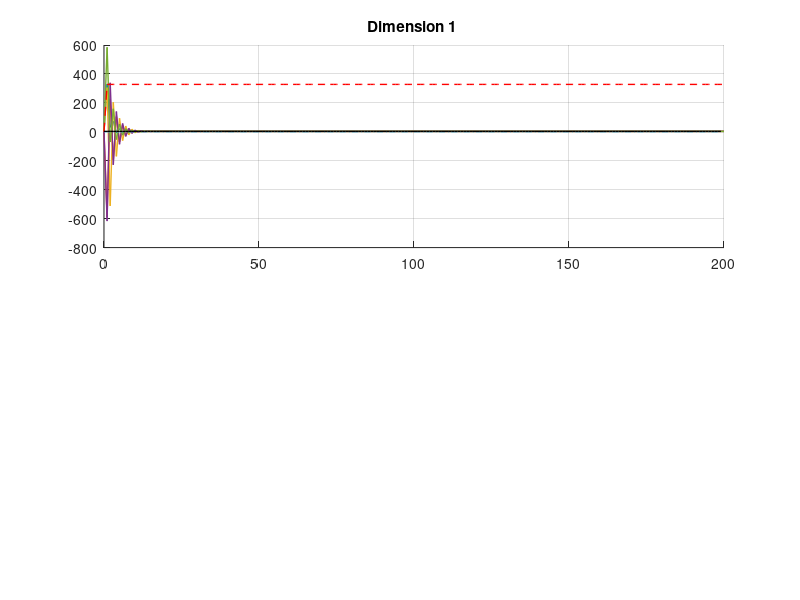

MATLAB code for this plot: (Note: this script raises an error after producing the figure.)
clear; close all;

% 维度2 的实验our
%% 参数
n = 5;          % 智能体数量
d = 2;          % 状态维度
T_total = 200;   % 总仿真步数
rng(7);         % 固定随机种子
T = 1;          % 扰动时间


% 监听参数设置
e = 0.9;                % 监听系数
listen_agent = 1;        % 监听目标

load('A.mat');
load('adj.mat');

% %% 生成连通无向图（环形拓扑）
% adj = circshift(eye(n),1) + circshift(eye(n),-1);
% adj = double(adj > 0);
% 
% % 生成双随机矩阵权重
% alpha = zeros(n,n);
% adj_degrees = sum(adj,2);
% for i = 1:n
%     neighbors = find(adj(i,:));
%     alpha(i,neighbors) = 1./adj_degrees(i);
% end
% % Sinkhorn平衡
% for iter = 1:100
%     alpha = alpha ./ sum(alpha,2); 
%     alpha = alpha ./ sum(alpha,1); 
% end
% % 转换为矩阵权重
% A = cell(n,n);
% for i = 1:n
%     for j = 1:n
%         A{i,j} = alpha(i,j)*eye(d);
%     end
% end

% Tij_matrix = randi([3,5],n,n); % 各边扰动时间
% T = max(Tij_matrix(:));        % 最大扰动时间步

%% 初始化状态
% x_ave = repmat([3,3], n, 1);   % 目标平均值
x = zeros(n,d,T_total);      % 状态存储
x(:,:,1) = [1,2; 2,4; 4,3; 3,2; 5,4]; % 初始状态

x_ave = mean(x(:,:,1));

z = zeros(d, T_total); % 监听变量初始化
noise = zeros(n, n, d, T);
z(:,1) = x(1,:,1) - rand; % 初始

%load('noise1.mat');
%load('noise_fix1.mat');

%% 主循环
tic;
for t = 1:T_total
    % -----当前时刻  exchange information
    S = cell(n,n);
    for i = 1:n
        neighbors = find(adj(i,:));
        for j = neighbors
            if t <= T
                % noise(i,j,:,t) = 2000*(rand(1,d)-0.5); % 噪声
                load('noise11.mat');
                S{i,j} = x(i,:,t) + noise(i,j);   % 扰动 i-->j
            else
                S{i,j} = x(i,:,t);           % 无噪声信息
            end
        end
    end
    
    % --------- 状态更新
    x_new = x(:,:,t);
    for i = 1:n
        delta = zeros(1,d);     %储存每次迭代
        neighbors = find(adj(i,:));
        for j = neighbors
            % 使用 邻居 通信信息
            s_ij = S{j,i};  % sij： i收到的邻居j的信息
            s_ji = S{i,j};  %i -->j
            
            delta = delta + (A{i,j} * (s_ij - s_ji)')';
        end
        x_new(i,:) = x_new(i,:) + e*delta; % t 时刻 的
    end
        x(:,:,t+1) = x_new;
    
        % --------- 监听计算

        sum_z = zeros(d,1);
        neighbors = find(adj(listen_agent,:)); % 获取监听目标的邻居
        for j = neighbors 
           % 矩阵权重 A{listen_agent,j}是d×d矩阵
           % ∑ A_1j(x_j^+[k] - x1^+[k])
            term = (A{listen_agent, j}) * (x(j,:,t) - x(listen_agent,:,t))';
            sum_z = sum_z + term;
        
        end
        
        % 监听更新公式
        z(:,t+1) = z(:,t) + x(listen_agent,:,t+1)' - x(listen_agent,:,t)' - e * sum_z;
     
end
liserror = x(1,:,200)-z(:,200);
disp('listen error:');
disp(liserror);
averror = x(1,:,200)-x_ave;
disp('average error:');
disp(averror);

toc;
%% 可视化
figure;

% ========== 维度1对比 ==========
subplot(2,1,1); 
hold on; grid on;
colors = lines(n); % 生成n种颜色的矩阵
for i = 1:n
    dim1 = squeeze(x(i,1,:)); % 提取第i个智能体的维度1
    plot(0:T_total, dim1, 'LineWidth', 1, 'Color', colors(i,:));
end


%yline(3, 'k--', 'LineWidth', 1); % 标注目标值3


% 绘制维度1监听值
 plot(0:T_total, z(1,:), 'r--', 'LineWidth', 1,...
    'DisplayName','Z');

 % 1节点1维初始值
plot(0:T_total-1, x(1,1,1)*ones(1,T_total),'-.','LineWidth',1);
% 标注理论平均值
plot(0:T_total-1,x_ave(1,1)*ones(1,T_total), 'k-', 'LineWidth', 1,...
    'DisplayName','Average Value');

title('Dimension 1 ');
ylabel('$x_{i1}(t)$',Interpreter='latex');
xlabel('t');

% ========== 维度2对比 ========== 
subplot(2,1,2);
hold on; grid on;
colors = lines(n); % 生成n种颜色的矩阵
for i = 1:n
    dim1 = squeeze(x(i,2,:)); % 提取第i个智能体的维度1
    plot(0:T_total, dim1, 'LineWidth', 1, 'Color', colors(i,:));
end

% 绘制维度2监听值
plot(0:T_total, z(2,:),'r--','LineWidth',1);
% 1节点 2维初始值
plot(0:T_total-1, x(1,2,1)*ones(1,T_total),'-.','LineWidth',1);

% 标注理论平均值
plot(0:T_total-1,x_ave(1,2)*ones(1,T_total), 'k-', 'LineWidth', 1,...
    'DisplayName','Average Value');

title('Dimension 2 ');
ylabel('$x_{i2}(t)$',Interpreter='latex');
xlabel('t');
